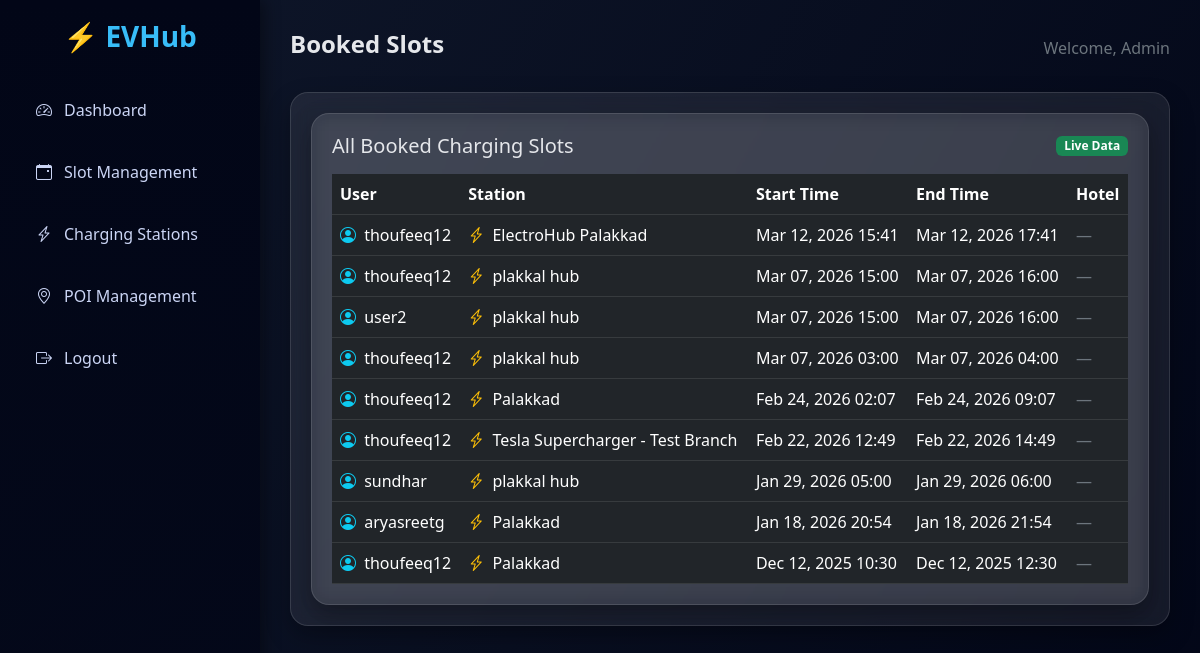
The app's page /admin-slots/ (signed in) with its own data.
### core/models.py (models this page shows, shortened)
class Reservation(models.Model):
    user = models.ForeignKey('core.CustomUser', on_delete=models.CASCADE, related_name='reservations')
    station = models.ForeignKey(ChargingStation, on_delete=models.CASCADE, related_name='reservations')
    start_time = models.DateTimeField()
    end_time = models.DateTimeField()
    booked_hotel = models.CharField(max_length=255, blank=True, null=True)
    recommendations = models.JSONField(blank=True, null=True)
    created_at = models.DateTimeField(auto_now_add=True)
    emergency_contact_requested = models.BooleanField(default=False)

class CustomUser(AbstractUser):
    USER_TYPE_CHOICES = [
        ('customer', 'Customer'),
        ('owner', 'Station Owner'),
        ('admin', 'Administrator'),
    ]
    phone = models.CharField(max_length=20, blank=True, null=True)
    is_hotel_partner = models.BooleanField(default=False)
    is_emergency_contact = models.BooleanField(default=False)
    ev_photo = models.ImageField(upload_to='ev_photos/', blank=True, null=True)
    user_type = models.CharField(max_length=20, choices=USER_TYPE_CHOICES, default='customer')

class ChargingStation(models.Model):
    name = models.CharField(max_length=150)
    location = models.CharField(max_length=255)
    latitude = models.DecimalField(max_digits=9, decimal_places=6, null=True, blank=True)
    longitude = models.DecimalField(max_digits=9, decimal_places=6, null=True, blank=True)
    total_ports = models.PositiveIntegerField(default=1)
    ultra_fast = models.BooleanField(default=False)
    powered_by_renewables = models.BooleanField(default=False)
    created_at = models.DateTimeField(auto_now_add=True)

### core/views.py (the view)
# urls.py: path('admin-slots/', views.admin_slots, name='admin_slots'),
@user_passes_test(is_admin)
def admin_slots(request):
    all_reservations = Reservation.objects.select_related('user', 'station').order_by('-start_time')
    return render(request, 'core/admin_slots.html', {'all_reservations': all_reservations})

### core/views.py (called while the page is built)
def is_admin(user):
    return user.is_staff or user.is_superuser

### core/templates/core/admin_slots.html (shortened to what this page needs)
{% extends 'core/admin_base.html' %}
{% block page_title %}Booked Slots{% endblock %}
{% block content %}
<div class="glass-card">
  <div class="d-flex justify-content-between align-items-center mb-3">
    <h5 class="mb-0">All Booked Charging Slots</h5>
    <span class="badge bg-success">Live Data</span>
  </div>
  <div class="table-responsive">
    <table class="table table-dark table-hover align-middle mb-0">
      <thead>
        <tr class="text-secondary">
          <th>User</th>
          <th>Station</th>
          <th>Start Time</th>
          <th>End Time</th>
          <th>Hotel</th>
        </tr>
      </thead>
      <tbody>
        {% for r in all_reservations %}
        <tr>
          <td>
            <i class="bi bi-person-circle text-info me-1"></i>
            {{ r.user.username }}
          </td>
          <td>
            <i class="bi bi-lightning-charge text-warning me-1"></i>
            {{ r.station.name }}
          </td>
          <td>{{ r.start_time|date:"M d, Y H:i" }}</td>
          <td>{{ r.end_time|date:"M d, Y H:i" }}</td>
          <td>
            {% if r.booked_hotel %}
              <span class="badge bg-primary">{{ r.booked_hotel }}</span>
            {% else %}
              <span class="text-secondary">—</span>
            {% endif %}
          </td>
        </tr>
        {% empty %}
        <tr>
          <td colspan="5" class="text-center text-secondary py-4">
            No bookings available
          </td>
        </tr>
        {% endfor %}
      </tbody>
    </table>
  </div>
</div>
{% endblock %}

### core/templates/core/admin_base.html (style rules this page uses)
body { min-height: 100vh; background: linear-gradient(120deg, #0f172a, #020617); font-family: "Segoe UI", sans-serif; display: flex; color: #e5e7eb; }
.glass-card { background: rgba(255,255,255,0.08); backdrop-filter: blur(10px); border-radius: 18px; padding: 20px; box-shadow: 0 10px 25px rgba(0,0,0,0.3); border: 1px solid rgba(255,255,255,0.12); }

### records on screen
Reservation: user.username "thoufeeq12", station.name "ElectroHub Palakkad", start_time "Mar 12, 2026 15:41", end_time "Mar 12, 2026 17:41"
Reservation: user.username "thoufeeq12", station.name "plakkal hub", start_time "Mar 07, 2026 15:00", end_time "Mar 07, 2026 16:00"
Reservation: user.username "user2", station.name "plakkal hub", start_time "Mar 07, 2026 15:00", end_time "Mar 07, 2026 16:00"
Reservation: user.username "thoufeeq12", station.name "plakkal hub", start_time "Mar 07, 2026 03:00", end_time "Mar 07, 2026 04:00"
Reservation: user.username "thoufeeq12", station.name "Palakkad", start_time "Feb 24, 2026 02:07", end_time "Feb 24, 2026 09:07"
Reservation: user.username "thoufeeq12", station.name "Tesla Supercharger - Test Branch", start_time "Feb 22, 2026 12:49", end_time "Feb 22, 2026 14:49"
Reservation: user.username "sundhar", station.name "plakkal hub", start_time "Jan 29, 2026 05:00", end_time "Jan 29, 2026 06:00"
Reservation: user.username "aryasreetg", station.name "Palakkad", start_time "Jan 18, 2026 20:54", end_time "Jan 18, 2026 21:54"
Reservation: user.username "thoufeeq12", station.name "Palakkad", start_time "Dec 12, 2025 10:30", end_time "Dec 12, 2025 12:30"
